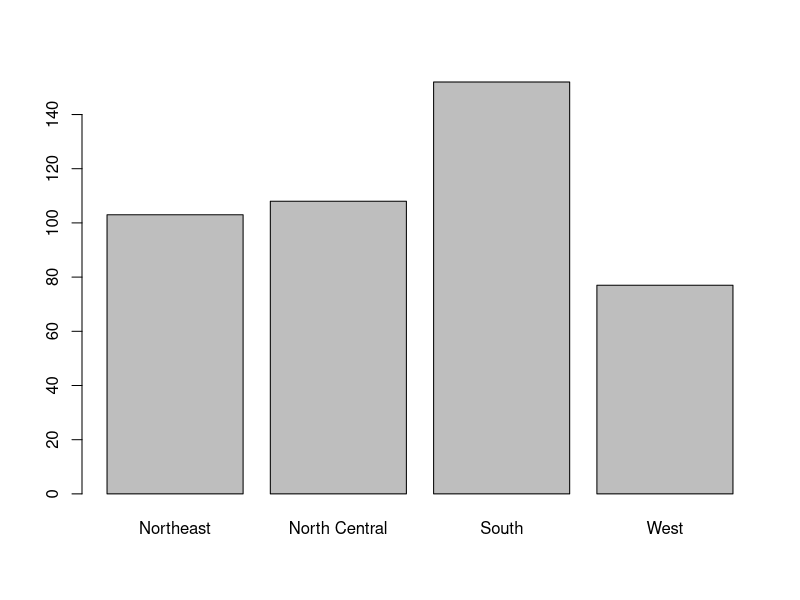
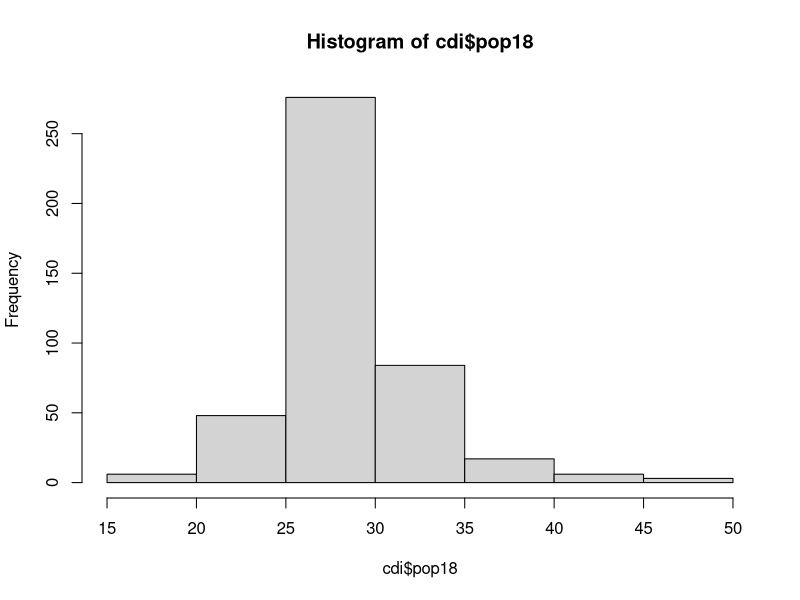
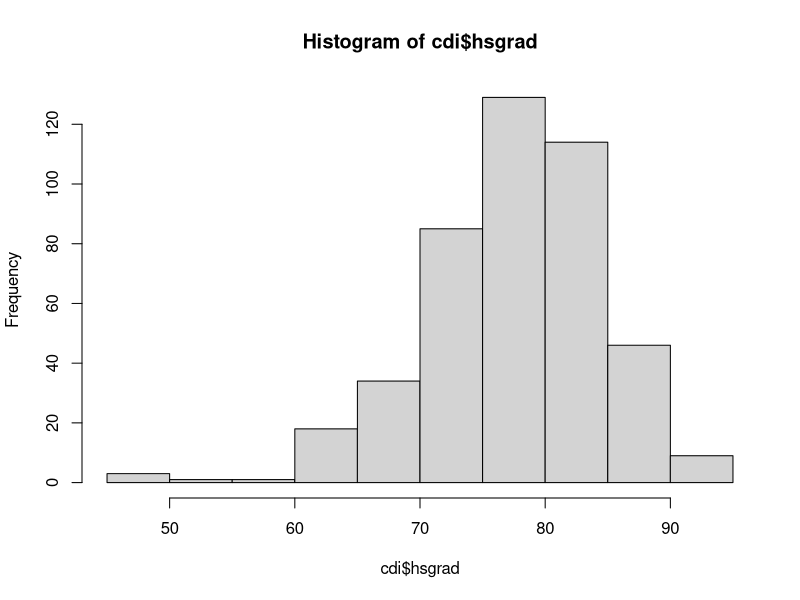
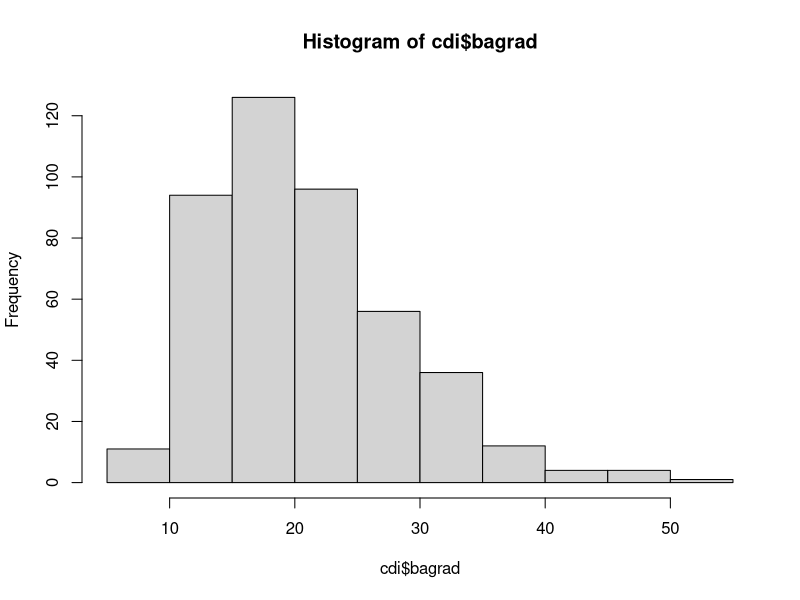
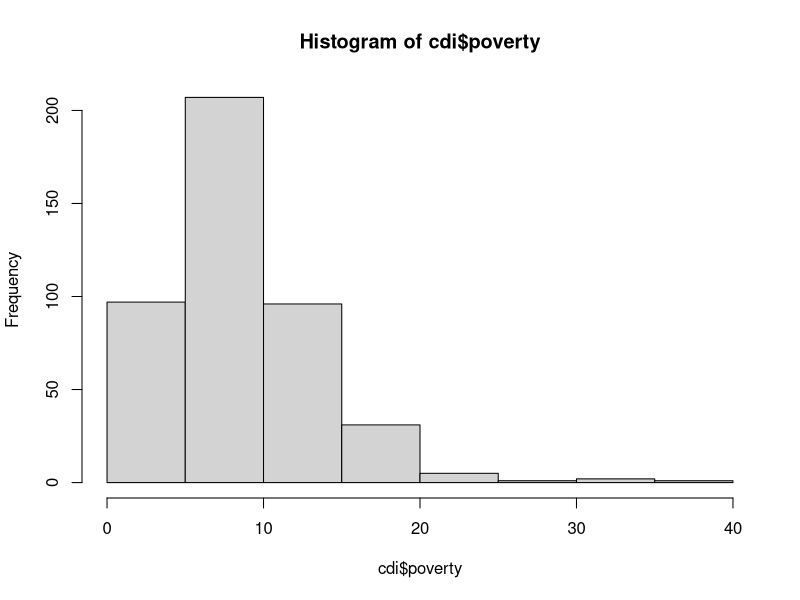
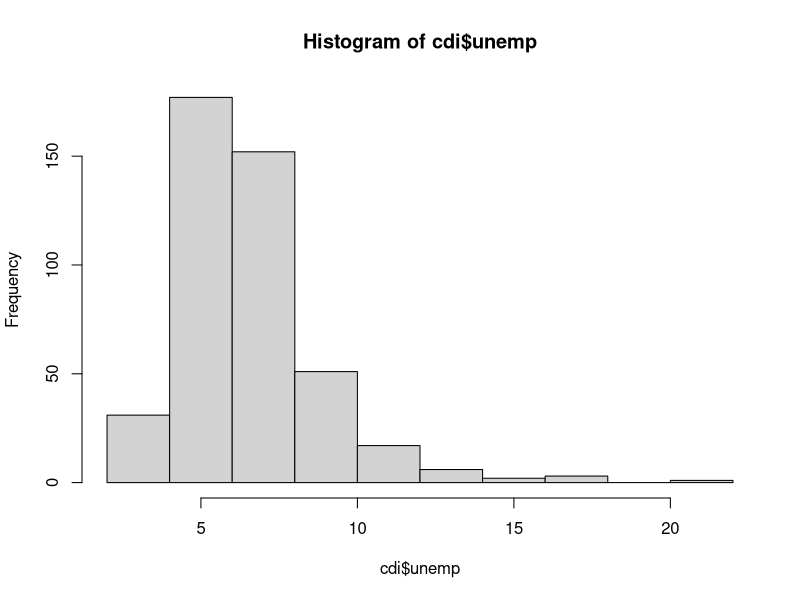
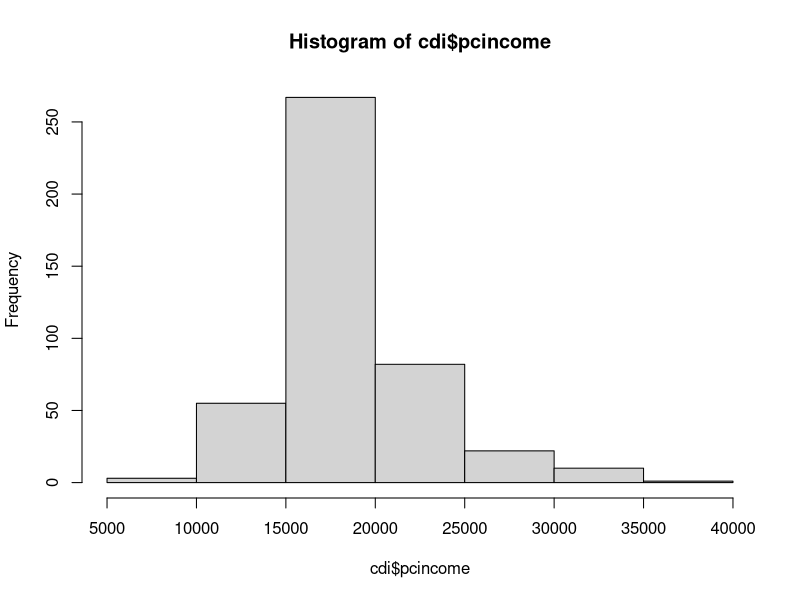
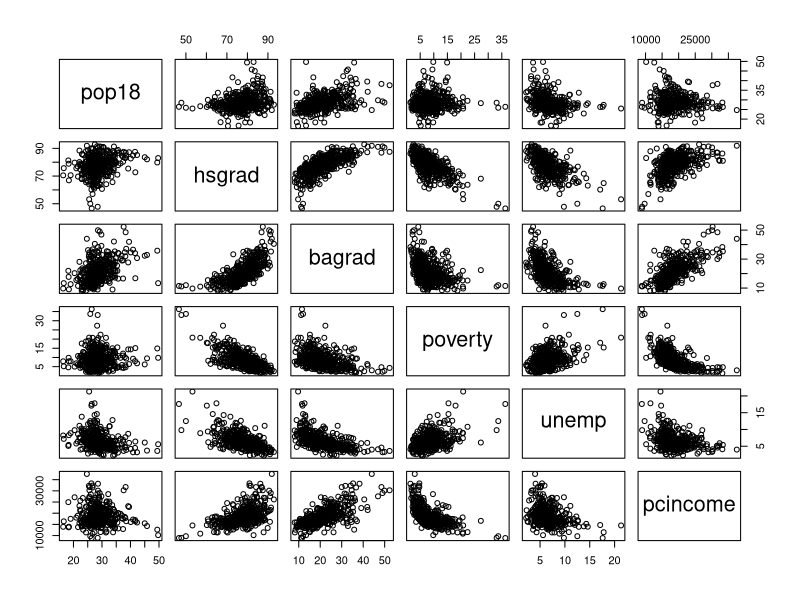

The R script that drew these images, in order:
## ---- chunk 1
library(dplyr)
## ---- chunk 2
#Read in dataset
cdi <- read.csv('cdi_data.csv')
#Create new crimes/1000 variable
cdi$crm_1000 <- (cdi$crimes/cdi$pop)*1000
#Factor region, rename variables, and set South as reference population (largest)
cdi$region_f <- as.factor(cdi$region)
levels(cdi$region_f) <- c("Northeast", "North Central", "South", "West")
barplot(table(cdi$region_f)) #South is the highest, so set as ref
cdi$region_f <- relevel(cdi$region_f, ref="South")
## ---- chunk 3
#Normality
hist(cdi$pop18) #normal
hist(cdi$hsgrad) #left skewed
hist(cdi$bagrad) #right skewed
hist(cdi$poverty) #right skewed
hist(cdi$unemp) #right skewed
hist(cdi$pcincome) #normal

#Mean & SD
mean(cdi$pop18) #28.57
sd(cdi$pop18) #4.19
mean(cdi$hsgrad) #77.56
sd(cdi$hsgrad) #7.02
mean(cdi$bagrad) #21.08
sd(cdi$bagrad) #7.65
mean(cdi$poverty) #8.72
sd(cdi$poverty) #4.65
mean(cdi$unemp) #6.60
sd(cdi$unemp) #2.34
mean(cdi$pcincome) #18561.5
sd(cdi$pcincome) #4059.192

scatter_continuous <- cdi %>% select(pop18, hsgrad, bagrad, poverty, unemp, pcincome)
pairs(scatter_continuous)
## ---- chunk 4

